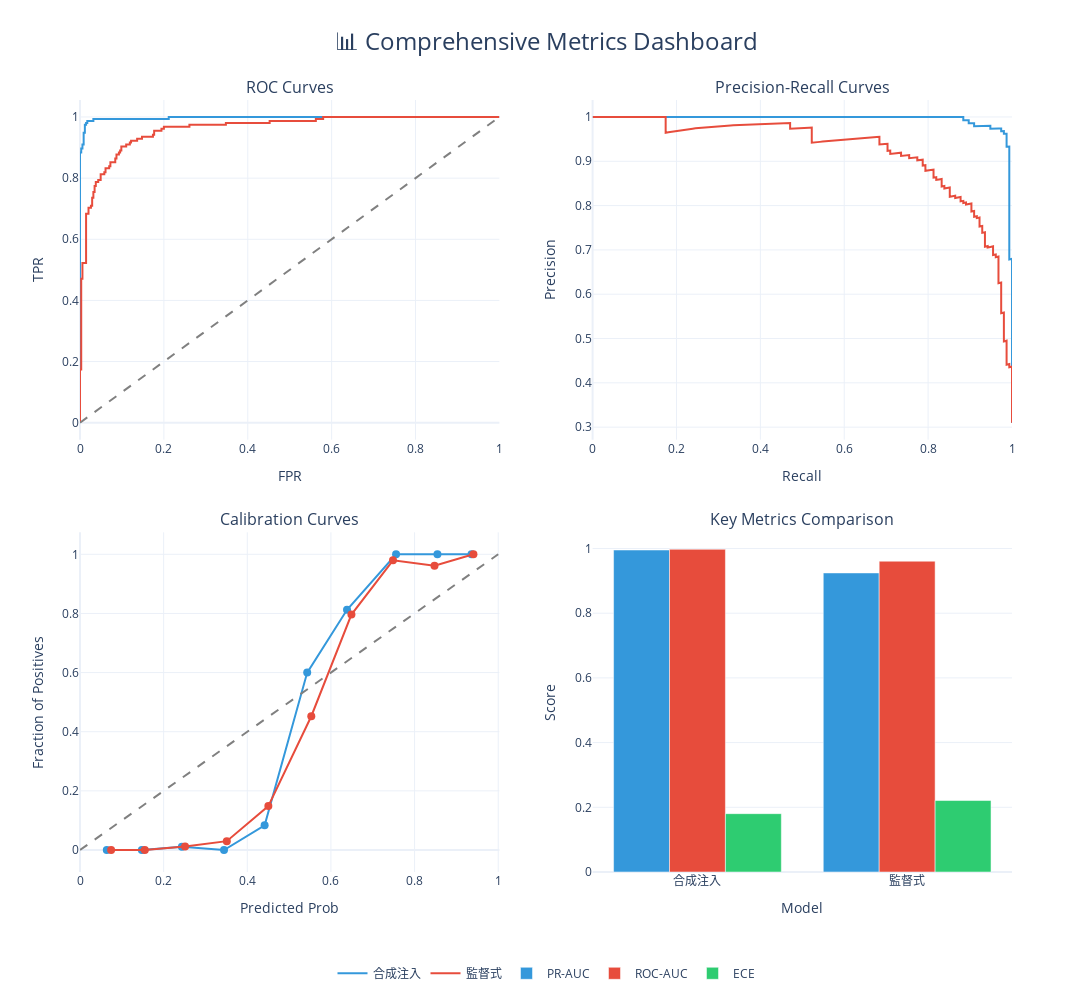

The notebook cell saved with this chart:
### Code cell
# 創建綜合指標儀表板 (包含所有圖表)
metrics_dict = {
    '合成注入': metrics_synthetic,
    '監督式': metrics_supervised
}

fig_dashboard = create_metrics_dashboard(
    y_test,
    y_probs_dict,
    metrics_dict,
    output_path="docs/metrics_dashboard.html"
)
fig_dashboard.show()

print("✅ 綜合指標儀表板已儲存至 docs/metrics_dashboard.html")
print("\n📊 互動式儀表板功能:")
print("   • 🔍 懸停查看精確數值")
print("   • 🔎 縮放與平移圖表")
print("   • 💾 下載為 PNG/SVG")
print("   • 🎛️ 切換顯示/隱藏曲線")
print("   • 📐 選擇特定區域")
print("   • 🔄 重置視圖")

### Figure 1 — Plotly figure (JSON) as saved in the notebook; plotly's stock layout.template omitted (floating-point values rounded to 4 significant figures; data arrays with more than 128 entries replaced by an {"elided": "..."} marker saying what was removed)
{"data": [{"legendgroup": "合成注入", "line": {"color": "#3498db", "width": 2}, "mode": "lines", "name": "合成注入", "showlegend": true, "type": "scatter", "x": [0.0, 0.0, 0.0, 0.002899, 0.002899, 0.005797, 0.005797, 0.008696, 0.008696, 0.01159, 0.01159, 0.01449, 0.01449, 0.01739, 0.01739, 0.03188, 0.03188, 0.2116, 0.2116, 1.0], "xaxis": "x", "y": [0.0, 0.006452, 0.8839, 0.8839, 0.8968, 0.8968, 0.9097, 0.9097, 0.9484, 0.9484, 0.9742, 0.9742, 0.9806, 0.9806, 0.9871, 0.9871, 0.9935, 0.9935, 1.0, 1.0], "yaxis": "y"}, {"legendgroup": "監督式", "line": {"color": "#e74c3c", "width": 2}, "mode": "lines", "name": "監督式", "showlegend": true, "type": "scatter", "x": [0.0, 0.0, 0.0, 0.002899, 0.002899, 0.005797, 0.005797, 0.01449, 0.01449, 0.02029, 0.02029, 0.02609, 0.02609, 0.02899, 0.02899, 0.03188, 0.03188, 0.03478, 0.03478, 0.03768, 0.03768, 0.04348, 0.04348, 0.04928, 0.04928, 0.05797, 0.05797, 0.06087, 0.06087, 0.06957, 0.06957, 0.07246, 0.07246, 0.08406, 0.08406, 0.08696, 0.08696, 0.09275, 0.09275, 0.09565, 0.09565, 0.09855, 0.09855, 0.1101, 0.1101, 0.1188, 0.1188, 0.1217, 0.1217, 0.1362, 0.1362, 0.1478, 0.1478, 0.1739, 0.1739, 0.1768, 0.1768, 0.1942, 0.1942, 0.2, 0.2, 0.2609, 0.2609, 0.3478, 0.3478, 0.4522, 0.4522, 0.5623, 0.5623, 0.5797, 0.5797, 1.0], "xaxis": "x", "y": [0.0, 0.006452, 0.1742, 0.1742, 0.471, 0.471, 0.5226, 0.5226, 0.6839, 0.6839, 0.7032, 0.7032, 0.7097, 0.7097, 0.7355, 0.7355, 0.7548, 0.7548, 0.7742, 0.7742, 0.7871, 0.7871, 0.7935, 0.7935, 0.8129, 0.8129, 0.8194, 0.8194, 0.8323, 0.8323, 0.8387, 0.8387, 0.8516, 0.8516, 0.8645, 0.8645, 0.8774, 0.8774, 0.8839, 0.8839, 0.8903, 0.8903, 0.9032, 0.9032, 0.9097, 0.9097, 0.9161, 0.9161, 0.9226, 0.9226, 0.929, 0.929, 0.9355, 0.9355, 0.9419, 0.9419, 0.9548, 0.9548, 0.9613, 0.9613, 0.9677, 0.9677, 0.9742, 0.9742, 0.9806, 0.9806, 0.9871, 0.9871, 0.9935, 0.9935, 1.0, 1.0], "yaxis": "y"}, {"line": {"color": "gray", "dash": "dash"}, "mode": "lines", "showlegend": false, "type": "scatter", "x": [0, 1], "xaxis": "x", "y": [0, 1], "yaxis": "y"}, {"legendgroup": "合成注入", "line": {"color": "#3498db", "width": 2}, "mode": "lines", "name": "合成注入", "showlegend": false, "type": "scatter", "x": {"elided": "501 float values"}, "xaxis": "x2", "y": {"elided": "501 float values"}, "yaxis": "y2"}, {"legendgroup": "監督式", "line": {"color": "#e74c3c", "width": 2}, "mode": "lines", "name": "監督式", "showlegend": false, "type": "scatter", "x": {"elided": "501 float values"}, "xaxis": "x2", "y": {"elided": "501 float values"}, "yaxis": "y2"}, {"legendgroup": "合成注入", "line": {"color": "#3498db", "width": 2}, "marker": {"size": 8}, "mode": "lines+markers", "name": "合成注入", "showlegend": false, "type": "scatter", "x": [0.06405, 0.1479, 0.2436, 0.3444, 0.4415, 0.5433, 0.6385, 0.7557, 0.8547, 0.9362], "xaxis": "x3", "y": [0.0, 0.0, 0.01136, 0.0, 0.08333, 0.6, 0.8125, 1.0, 1.0, 1.0], "yaxis": "y3"}, {"legendgroup": "監督式", "line": {"color": "#e74c3c", "width": 2}, "marker": {"size": 8}, "mode": "lines+markers", "name": "監督式", "showlegend": false, "type": "scatter", "x": [0.07436, 0.155, 0.2512, 0.351, 0.4504, 0.553, 0.649, 0.7484, 0.8477, 0.9407], "xaxis": "x3", "y": [0.0, 0.0, 0.01205, 0.03, 0.1486, 0.4524, 0.7963, 0.9796, 0.9615, 1.0], "yaxis": "y3"}, {"line": {"color": "gray", "dash": "dash"}, "mode": "lines", "showlegend": false, "type": "scatter", "x": [0, 1], "xaxis": "x3", "y": [0, 1], "yaxis": "y3"}, {"hovertemplate": "PR-AUC: %{y:.3f}<extra></extra>", "marker": {"color": "#3498db"}, "name": "PR-AUC", "type": "bar", "x": ["合成注入", "監督式"], "xaxis": "x4", "y": [0.9953, 0.9245], "yaxis": "y4"}, {"hovertemplate": "ROC-AUC: %{y:.3f}<extra></extra>", "marker": {"color": "#e74c3c"}, "name": "ROC-AUC", "type": "bar", "x": ["合成注入", "監督式"], "xaxis": "x4", "y": [0.9975, 0.9607], "yaxis": "y4"}, {"hovertemplate": "ECE: %{y:.3f}<extra></extra>", "marker": {"color": "#2ecc71"}, "name": "ECE", "type": "bar", "x": ["合成注入", "監督式"], "xaxis": "x4", "y": [0.1803, 0.2209], "yaxis": "y4"}], "layout": {"annotations": [{"font": {"size": 16}, "showarrow": false, "text": "ROC Curves", "x": 0.225, "xanchor": "center", "xref": "paper", "y": 1.0, "yanchor": "bottom", "yref": "paper"}, {"font": {"size": 16}, "showarrow": false, "text": "Precision-Recall Curves", "x": 0.775, "xanchor": "center", "xref": "paper", "y": 1.0, "yanchor": "bottom", "yref": "paper"}, {"font": {"size": 16}, "showarrow": false, "text": "Calibration Curves", "x": 0.225, "xanchor": "center", "xref": "paper", "y": 0.44, "yanchor": "bottom", "yref": "paper"}, {"font": {"size": 16}, "showarrow": false, "text": "Key Metrics Comparison", "x": 0.775, "xanchor": "center", "xref": "paper", "y": 0.44, "yanchor": "bottom", "yref": "paper"}], "height": 1000, "legend": {"orientation": "h", "x": 0.5, "xanchor": "center", "y": -0.15, "yanchor": "bottom"}, "showlegend": true, "title": {"font": {"size": 24}, "text": "📊 Comprehensive Metrics Dashboard", "x": 0.5, "xanchor": "center"}, "width": 1600, "xaxis": {"anchor": "y", "domain": [0.0, 0.45], "title": {"text": "FPR"}}, "xaxis2": {"anchor": "y2", "domain": [0.55, 1.0], "title": {"text": "Recall"}}, "xaxis3": {"anchor": "y3", "domain": [0.0, 0.45], "title": {"text": "Predicted Prob"}}, "xaxis4": {"anchor": "y4", "domain": [0.55, 1.0], "title": {"text": "Model"}}, "yaxis": {"anchor": "x", "domain": [0.56, 1.0], "title": {"text": "TPR"}}, "yaxis2": {"anchor": "x2", "domain": [0.56, 1.0], "title": {"text": "Precision"}}, "yaxis3": {"anchor": "x3", "domain": [0.0, 0.44], "title": {"text": "Fraction of Positives"}}, "yaxis4": {"anchor": "x4", "domain": [0.0, 0.44], "title": {"text": "Score"}}}}
